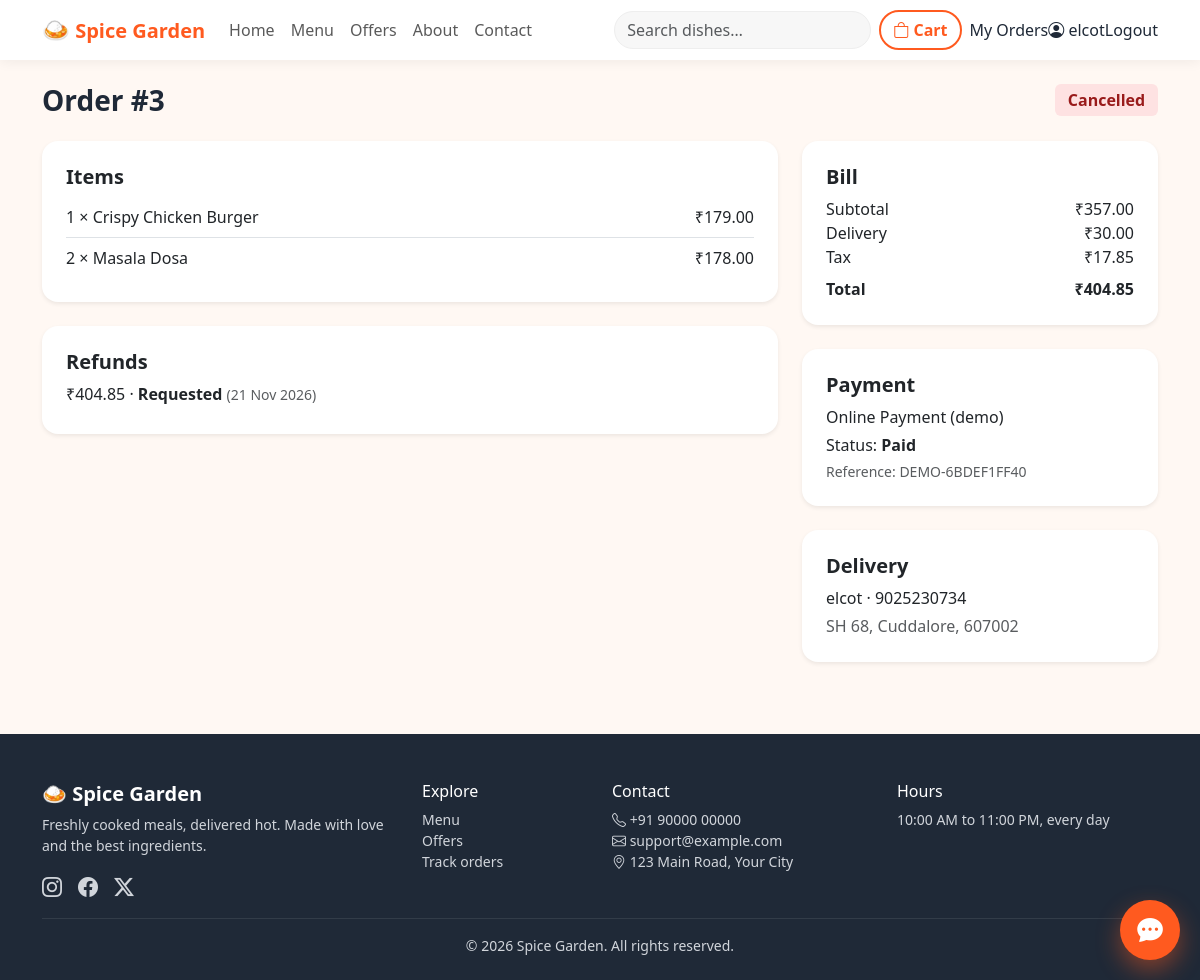
Page /orders/3/ (signed in) on the committed database.
### orders/models.py (models this page shows, shortened)
class Order(models.Model):
    class Status(models.TextChoices):
        PLACED = "placed", "Order Placed"
        CONFIRMED = "confirmed", "Order Confirmed"
        PREPARING = "preparing", "Preparing"
        READY = "ready", "Ready for Pickup"
        OUT_FOR_DELIVERY = "out_for_delivery", "Out for Delivery"
        DELIVERED = "delivered", "Delivered"
        CANCELLED = "cancelled", "Cancelled"
    class PaymentMethod(models.TextChoices):
        COD = "cod", "Cash on Delivery"
        ONLINE = "online", "Online Payment (demo)"
    class PaymentStatus(models.TextChoices):
        PENDING = "pending", "Pending"
        PAID = "paid", "Paid"
        FAILED = "failed", "Failed"
        REFUNDED = "refunded", "Refunded"
    user = models.ForeignKey(settings.AUTH_USER_MODEL, on_delete=models.CASCADE, related_name="orders")
    coupon = models.ForeignKey(Coupon, null=True, blank=True, on_delete=models.SET_NULL, related_name="orders")
    status = models.CharField(max_length=20, choices=Status.choices, default=Status.PLACED, db_index=True)
    payment_method = models.CharField(max_length=10, choices=PaymentMethod.choices, default=PaymentMethod.COD)
    payment_status = models.CharField(max_length=10, choices=PaymentStatus.choices, default=PaymentStatus.PENDING)
    customer_name = models.CharField(max_length=120)
    phone = models.CharField(max_length=15)
    delivery_address = models.TextField()
    special_note = models.CharField(max_length=200, blank=True)
    subtotal = models.DecimalField(max_digits=10, decimal_places=2, default=Decimal("0.00"))
    discount = models.DecimalField(max_digits=10, decimal_places=2, default=Decimal("0.00"))
    tax = models.DecimalField(max_digits=10, decimal_places=2, default=Decimal("0.00"))
    delivery_fee = models.DecimalField(max_digits=10, decimal_places=2, default=Decimal("0.00"))
    total = models.DecimalField(max_digits=10, decimal_places=2, default=Decimal("0.00"))
    created_at = models.DateTimeField(auto_now_add=True)
    updated_at = models.DateTimeField(auto_now=True)
    class Meta:
        ordering = ["-created_at"]
        indexes = [models.Index(fields=["user", "status"])]
    @property
    def is_cancellable(self):
        return self.status in (self.Status.PLACED, self.Status.CONFIRMED)

class OrderItem(models.Model):
    order = models.ForeignKey(Order, on_delete=models.CASCADE, related_name="items")
    food_item = models.ForeignKey(FoodItem, null=True, blank=True, on_delete=models.SET_NULL)
    name = models.CharField(max_length=120)
    price = models.DecimalField(max_digits=8, decimal_places=2)
    quantity = models.PositiveIntegerField(default=1)
    @property
    def line_total(self):
        return self.price * self.quantity

class Refund(models.Model):
    class Status(models.TextChoices):
        REQUESTED = "requested", "Requested"
        PROCESSING = "processing", "Processing"
        COMPLETED = "completed", "Completed"
        REJECTED = "rejected", "Rejected"
    order = models.ForeignKey(Order, on_delete=models.CASCADE, related_name="refunds")
    amount = models.DecimalField(max_digits=10, decimal_places=2)
    reason = models.CharField(max_length=200, blank=True)
    status = models.CharField(max_length=12, choices=Status.choices, default=Status.REQUESTED)
    created_at = models.DateTimeField(auto_now_add=True)
    updated_at = models.DateTimeField(auto_now=True)
    class Meta:
        ordering = ["-created_at"]

class Payment(models.Model):
    order = models.OneToOneField(Order, on_delete=models.CASCADE, related_name="payment")
    method = models.CharField(max_length=10, choices=Order.PaymentMethod.choices)
    amount = models.DecimalField(max_digits=10, decimal_places=2)
    status = models.CharField(max_length=10, choices=Order.PaymentStatus.choices)
    reference = models.CharField(max_length=40, unique=True)
    created_at = models.DateTimeField(auto_now_add=True)

### orders/views.py (the view)
# urls.py: path("orders/<int:pk>/", views.order_detail, name="order_detail"),
@login_required
def order_detail(request, pk):
    order = get_object_or_404(Order.objects.prefetch_related("items", "refunds"), pk=pk, user=request.user)
    flow = [choice for choice in Order.Status.choices if choice[0] != Order.Status.CANCELLED]
    flow_values = [value for value, _ in flow]
    current = flow_values.index(order.status) if order.status in flow_values else -1
    timeline = [
        {"label": label, "done": current >= index}
        for index, (value, label) in enumerate(flow)
        if value != Order.Status.READY or order.status == Order.Status.READY
    ]
    payment = Payment.objects.filter(order=order).first()
    return render(request, "order_detail.html", {"order": order, "timeline": timeline, "payment": payment})

### orders/context_processors.py (called while the page is built)
def cart(request):
    cart_data = request.session.get("cart", {})
    return {"cart_count": sum(cart_data.values())}

def site(request):
    return {
        "site": {
            "name": settings.RESTAURANT_NAME,
            "hours": settings.RESTAURANT_HOURS,
            "address": settings.RESTAURANT_ADDRESS,
            "email": settings.SUPPORT_EMAIL,
            "phone": settings.SUPPORT_PHONE,
        }
    }

### templates/order_detail.html (shortened to what this page needs)
{% extends "base.html" %}
{% block content %}
<div class="container py-4">
  <div class="d-flex flex-wrap justify-content-between align-items-center gap-2 mb-4">
    <h1 class="h3 fw-bold mb-0">Order #{{ order.pk }}</h1>
    <span class="badge fs-6 status-{{ order.status }}">{{ order.get_status_display }}</span>
  </div>
  <div class="row g-4">
    <div class="col-lg-8">
      <div class="card border-0 shadow-sm rounded-4 p-4 mb-4">
        <h2 class="h5 fw-bold">Items</h2>
        <ul class="list-group list-group-flush">
          {% for item in order.items.all %}
          <li class="list-group-item px-0 d-flex justify-content-between"><span>{{ item.quantity }} × {{ item.name }}</span><span>₹{{ item.line_total }}</span></li>
          {% endfor %}
        </ul>
      </div>
      {% if order.refunds.exists %}
      <div class="card border-0 shadow-sm rounded-4 p-4">
        <h2 class="h5 fw-bold">Refunds</h2>
        {% for refund in order.refunds.all %}
          <p class="mb-1">₹{{ refund.amount }} · <strong>{{ refund.get_status_display }}</strong> <span class="small text-muted">({{ refund.created_at|date:"d M Y" }})</span></p>
        {% endfor %}
      </div>
      {% endif %}
    </div>
    <div class="col-lg-4">
      <div class="card border-0 shadow-sm rounded-4 p-4 mb-4">
        <h2 class="h5 fw-bold">Bill</h2>
        <div class="d-flex justify-content-between"><span>Subtotal</span><span>₹{{ order.subtotal }}</span></div>
        <div class="d-flex justify-content-between"><span>Delivery</span><span>₹{{ order.delivery_fee }}</span></div>
        <div class="d-flex justify-content-between"><span>Tax</span><span>₹{{ order.tax }}</span></div>
        <div class="d-flex justify-content-between fw-bold mt-2"><span>Total</span><span>₹{{ order.total }}</span></div>
      </div>
      <div class="card border-0 shadow-sm rounded-4 p-4 mb-4">
        <h2 class="h5 fw-bold">Payment</h2>
        {% if payment %}
          <p class="mb-1">{{ payment.get_method_display }}</p>
          <p class="mb-1">Status: <strong>{{ payment.get_status_display }}</strong></p>
          <p class="small text-muted mb-0">Reference: {{ payment.reference }}</p>
        {% else %}
          <p class="text-muted mb-0">No payment record yet.</p>
        {% endif %}
      </div>
      <div class="card border-0 shadow-sm rounded-4 p-4">
        <h2 class="h5 fw-bold">Delivery</h2>
        <p class="mb-1">{{ order.customer_name }} · {{ order.phone }}</p>
        <p class="text-muted mb-0">{{ order.delivery_address }}</p>
      </div>
    </div>
  </div>
</div>
{% endblock %}

### templates/base.html (shortened to what this page needs)
{% load static %}
<!doctype html>
<html lang="en">
<head>
  <link href="https://cdn.jsdelivr.net/npm/bootstrap@5.3.3/dist/css/bootstrap.min.css" rel="stylesheet">
  <link href="https://cdn.jsdelivr.net/npm/bootstrap-icons@1.11.3/font/bootstrap-icons.min.css" rel="stylesheet">
  <link href="{% static 'css/style.css' %}" rel="stylesheet">
  <link href="{% static 'css/chatbot.css' %}" rel="stylesheet">
</head>
<body class="d-flex flex-column min-vh-100">
<nav class="navbar navbar-expand-lg sticky-top brand-nav">
  <div class="container">
    <a class="navbar-brand fw-bold" href="{% url 'home' %}"><span class="brand-logo">🍛</span> {{ site.name }}</a>
    <div class="collapse navbar-collapse" id="mainNav">
      <ul class="navbar-nav me-auto">
        <li class="nav-item"><a class="nav-link" href="{% url 'home' %}">Home</a></li>
        <li class="nav-item"><a class="nav-link" href="{% url 'menu' %}">Menu</a></li>
        <li class="nav-item"><a class="nav-link" href="{% url 'home' %}#offers">Offers</a></li>
        <li class="nav-item"><a class="nav-link" href="{% url 'home' %}#about">About</a></li>
        <li class="nav-item"><a class="nav-link" href="#contact">Contact</a></li>
      </ul>
      <form class="search-form me-lg-2 my-2 my-lg-0" action="{% url 'menu' %}" method="get" role="search">
        <input class="form-control" type="search" name="q" placeholder="Search dishes…" aria-label="Search dishes" value="{{ request.GET.q }}">
      </form>
      <a class="btn btn-outline-brand me-lg-2 mb-2 mb-lg-0" href="{% url 'cart' %}" aria-label="View cart">
        <i class="bi bi-bag"></i> Cart {% if cart_count %}<span class="badge bg-brand">{{ cart_count }}</span>{% endif %}
      </a>
      {% if user.is_authenticated %}
        <a class="nav-link" href="{% url 'order_list' %}">My Orders</a>
        <a class="nav-link" href="{% url 'profile' %}"><i class="bi bi-person-circle"></i> {{ user.first_name|default:user.username }}</a>
        <form method="post" action="{% url 'logout' %}" class="d-inline">
          <button class="btn btn-link nav-link" type="submit">Logout</button>
        </form>
      {% else %}
        <a class="btn btn-brand me-2" href="{% url 'login' %}">Login</a>
        <a class="btn btn-outline-brand" href="{% url 'signup' %}">Sign up</a>
      {% endif %}
    </div>
  </div>
</nav>
<main class="flex-grow-1">
  {% block content %}{% endblock %}
</main>
<footer class="site-footer mt-5 pt-5 pb-4" id="contact">
  <div class="container">
    <div class="row g-4">
      <div class="col-md-4">
        <h5 class="text-white fw-bold">🍛 {{ site.name }}</h5>
        <p class="small">Freshly cooked meals, delivered hot. Made with love and the best ingredients.</p>
        <div class="d-flex gap-3 fs-5">
          <a href="#" aria-label="Instagram"><i class="bi bi-instagram"></i></a>
          <a href="#" aria-label="Facebook"><i class="bi bi-facebook"></i></a>
          <a href="#" aria-label="Twitter"><i class="bi bi-twitter-x"></i></a>
        </div>
      </div>
      <div class="col-6 col-md-2">
        <h6 class="text-white">Explore</h6>
        <ul class="list-unstyled small">
          <li><a href="{% url 'menu' %}">Menu</a></li>
          <li><a href="{% url 'home' %}#offers">Offers</a></li>
          <li><a href="{% url 'order_list' %}">Track orders</a></li>
        </ul>
      </div>
      <div class="col-6 col-md-3">
        <h6 class="text-white">Contact</h6>
        <ul class="list-unstyled small">
          <li><i class="bi bi-telephone"></i> {{ site.phone }}</li>
          <li><i class="bi bi-envelope"></i> {{ site.email }}</li>
          <li><i class="bi bi-geo-alt"></i> {{ site.address }}</li>
        </ul>
      </div>
      <div class="col-md-3">
        <h6 class="text-white">Hours</h6>
        <p class="small">{{ site.hours }}</p>
      </div>
    </div>
    <hr class="border-secondary">
    <p class="small text-center mb-0">© {% now "Y" %} {{ site.name }}. All rights reserved.</p>
  </div>
</footer>
{% include "partials/chatbot.html" %}
</body>
</html>

### static/css/style.css (style rules this page uses)
:root { --brand: #ff5a1f; --brand-dark: #e8480c; --coral: #ff7a59; --ink: #1f2937; --muted: #6b7280; --bg: #fff8f3; }
body { background: var(--bg); color: var(--ink); font-family: system-ui, -apple-system, "Segoe UI", Roboto, Helvetica, Arial, sans-serif; }
.btn-outline-brand { color: var(--brand); border: 2px solid var(--brand); border-radius: 999px; font-weight: 600; }
.brand-nav { background: #fff; box-shadow: 0 2px 12px rgba(0,0,0,.06); }
.navbar-brand { color: var(--brand) !important; }
.brand-logo { font-size: 1.4rem; }
.search-form { min-width: 220px; }
.search-form .form-control { border-radius: 999px; background: #f7f7f7; border: 1px solid #eee; }
.status-cancelled { background: #fee2e2; color: #991b1b; }
.badge.status-placed, .badge.status-confirmed, .badge.status-preparing, .badge.status-ready, .badge.status-out_for_delivery, .badge.status-delivered, .badge.status-cancelled { padding: .5em .8em; }
.site-footer { background: #1f2937; color: #d1d5db; }
.site-footer a { color: #d1d5db; text-decoration: none; }
.card { transition: box-shadow .2s; }

### rows in the picture
Order: pk "3", status "Cancelled", subtotal "357.00", delivery_fee "30.00", tax "17.85", total "404.85", customer_name "elcot", phone "9025230734", delivery_address "SH 68, Cuddalore, 607002"
OrderItem: quantity "1", name "Crispy Chicken Burger", line_total "179.00"
OrderItem: quantity "2", name "Masala Dosa", line_total "178.00"
Refund: amount "404.85", status "Requested", created_at "21 Nov 2026"
Payment: method "Online Payment (demo)", status "Paid", reference "DEMO-6BDEF1FF40"

### other values in the picture
{{ site.name }} "Spice Garden"
{{ user.first_name|default:user.username }} "elcot"
{{ site.phone }} "+91 90000 00000"
{{ site.email }} "support@example.com"
{{ site.address }} "123 Main Road, Your City"
{{ site.hours }} "10:00 AM to 11:00 PM, every day"
